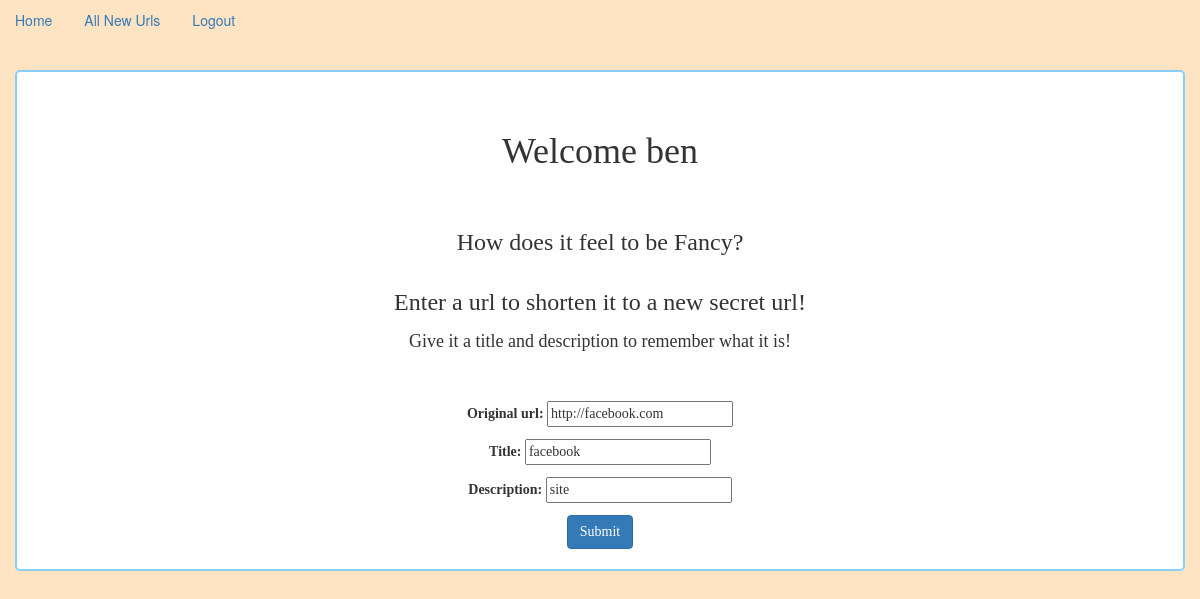
Page /update/77/ (signed in) on the committed database.
### url_app/models.py (models this page shows, shortened)
class Bookmark(models.Model):
    original_url = models.URLField()
    title = models.CharField(max_length=30)
    description = models.CharField(max_length=100)
    shortened_url = models.CharField(max_length=100)
    timestamp = models.DateTimeField(auto_now_add=True)
    user = models.ForeignKey(User)
    class Meta:
        ordering = ['-timestamp']

### url_app/views.py (the view, shortened to what this page needs)
# urls.py: url(r'^update/(?P<pk>\d+)/$', BookmarkUpdateView.as_view(), name="update_view"),
class BookmarkUpdateView(UpdateView):
    model = Bookmark
    fields = ('original_url', 'title', 'description')

### templates/url_app/bookmark_form.html (shortened to what this page needs)
{% extends 'base.html' %}
{% block content %}
{% if request.user.is_authenticated %}
<h1>Welcome {{ request.user }}</h1>
<h3>How does it feel to be Fancy?</h3>
<h3>Enter a url to shorten it to a new secret url!</h3>
<h4>Give it a title and description to remember what it is!</h4>
<br><br>
<form action="" method="post">
    {{ form.as_p }}
<button type="submit" class="btn btn-primary">Submit</button>
</form>
{% else %}
    <br><br>
    <h1><a href="{% url 'login' %}">Login To Start The Fun!</a></h1>
{% endif %}
{% endblock %}

### url_app/static/style.css (style rules this page uses)
.colors { background-color: bisque; }
.container h2,h3 { line-height: 40px; }

### rows in the picture
Bookmark: original_url "http://facebook.com", title "facebook", description "site"

### other values in the picture
{{ request.user }} "ben"
